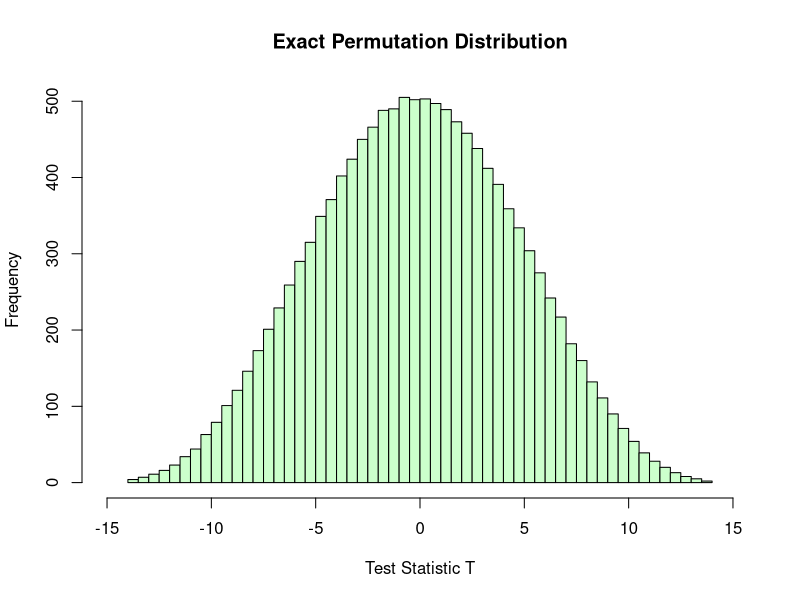
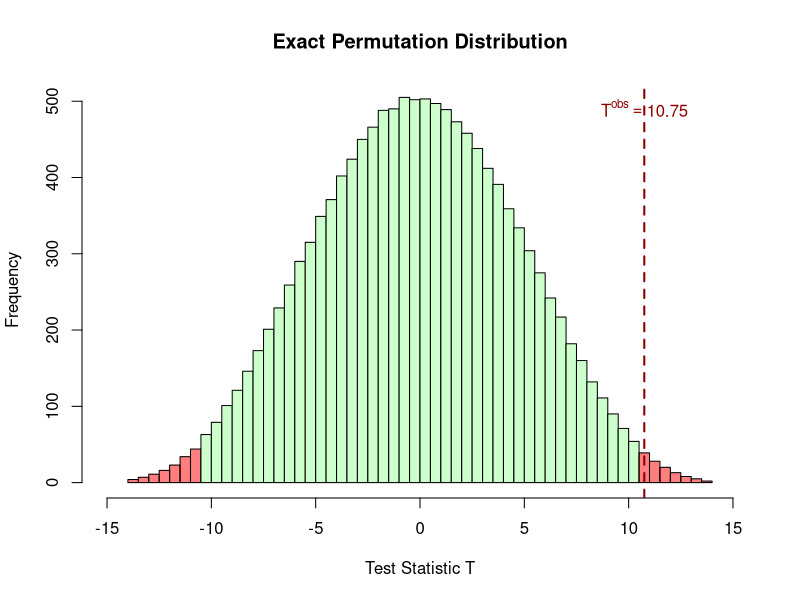

Write the R code that produced these figures, in order.
## ---- chunk 1
# Data
X1 <- c(66, 57, 81, 62, 61, 60, 73, 53)   # (n1=8)
X2 <- c(64, 58, 59, 44, 47, 56, 48, 51)   # (n2=8)

## ---- chunk 2
n1 <- length(X1)
n2 <- length(X2)
n <- n1 + n2
X <- c(X1, X2)
X
## ---- chunk 3
# Indices for Group 1 (X1) in the pooled vector X
perm1 <- c(1, 2, 3, 4, 5, 6, 7, 8)
perm1 
## ---- chunk 4
# Initialize the assignment vector Z to all zeros
Z_1 <- numeric(16)
Z_1
## ---- chunk 5
# Assign 1s to the indices corresponding to Group 1
Z_1[perm1] <- 1    # Put 1s at positions 1-8
Z_1
## ---- chunk 6
Z_obs <- Z_1
Z_obs
## ---- chunk 7
X1_mean <- mean(X1)
X2_mean <- mean(X2)
T_obs <- X1_mean - X2_mean
T_obs
## ---- chunk 8
# Indices for Group 1 (X1) in the pooled vector X
perm2 <- c(1, 2, 3, 4, 5, 6, 7, 9)     # now last element is 9
perm2 
## ---- chunk 9
# Initialize the assignment vector Z to all zeros
Z_2 <- numeric(16)
Z_2
## ---- chunk 10
# Assign 1s to the indices corresponding to Group 1
Z_2[perm2] <- 1    # Put 1s at positions 1-7 and 9
Z_2
## ---- chunk 11
X1_perm2 <- X[Z_2 == 1]
X1_perm2
X2_perm2 <- X[Z_2 == 0]
X2_perm2
## ---- chunk 12
T_perm2 <- mean(X1_perm2) - mean(X2_perm2)
T_perm2
## ---- chunk 13
# Indices for Group 1 (X1) in the pooled vector X
perm3 <- c(1, 2, 3, 4, 5, 6, 7, 10)    # now the last element is 10
perm3 
## ---- chunk 14
# Initialize the assignment vector Z to all zeros
Z_3 <- numeric(16)
Z_3
## ---- chunk 15
# Assign 1s to the indices corresponding to Group 1
Z_3[perm3] <- 1    # Put 1s at positions 1-7 and 10
Z_3
## ---- chunk 16
X1_perm3 <- X[Z_3 == 1]
X1_perm3
X2_perm3 <- X[Z_3 == 0]
X2_perm3
## ---- chunk 17
T_perm3 <- mean(X1_perm3) - mean(X2_perm3)
T_perm3
## ---- chunk 18
M <- choose(n, n1)
M
## ---- chunk 19
# generate  all possible combinations of choosing n1 elements from the set X
library(combinat)
all_perms <- combn(1:n, n1)
## ---- chunk 20
all_perms[, c(1:3)]
## ---- chunk 21
T_perm <- numeric(M)

for (m in 1:M) {
  # Create assignment vector for this permutation
  Z_m <- numeric(n)
  Z_m[all_perms[, m]] <- 1
  
  # Calculate test statistic for this permutation
  X1_perm <- X[Z_m == 1]
  X2_perm <- X[Z_m == 0]
  T_perm[m] <- mean(X1_perm) - mean(X2_perm)
}
## ---- chunk 22
T_perm[1:3]
## ---- chunk 23
hist(T_perm, breaks = 50, col = rgb(0.8, 1, 0.8), 
     main = "Exact Permutation Distribution",
     xlab = "Test Statistic T", xlim = c(-15, 15))
## ---- chunk 24
p_value_exact <- (sum(T_perm >= T_obs) + sum(T_perm <= -T_obs)) / M
p_value_exact
## ---- chunk 25
# Histogram of permutation distribution with colored tails
h <- hist(T_perm, breaks = 50, plot = FALSE)
colors <- ifelse(h$mids >= T_obs | h$mids <= -T_obs, 
                 rgb(1, 0, 0, 0.5), rgb(0.8, 1, 0.8))

plot(h, col = colors, main = "Exact Permutation Distribution",
     xlab = "Test Statistic T", xlim = c(-15, 15))
abline(v = T_obs, col = "darkred", lwd = 2, lty = 2)
text(T_obs, max(h$counts) * 0.95,
     bquote(T^{obs} == .(round(T_obs, 2))),
     col = "darkred", cex = 1, font = 2, adj = c(0.5, 0))

## ---- chunk 26
p_value_exact <- mean(abs(T_perm) >= abs(T_obs))
p_value_exact
## ---- chunk 27
coin::oneway_test(X~factor(Z_obs), distribution="exact")
## ---- chunk 28
t.test(X1, X2)
